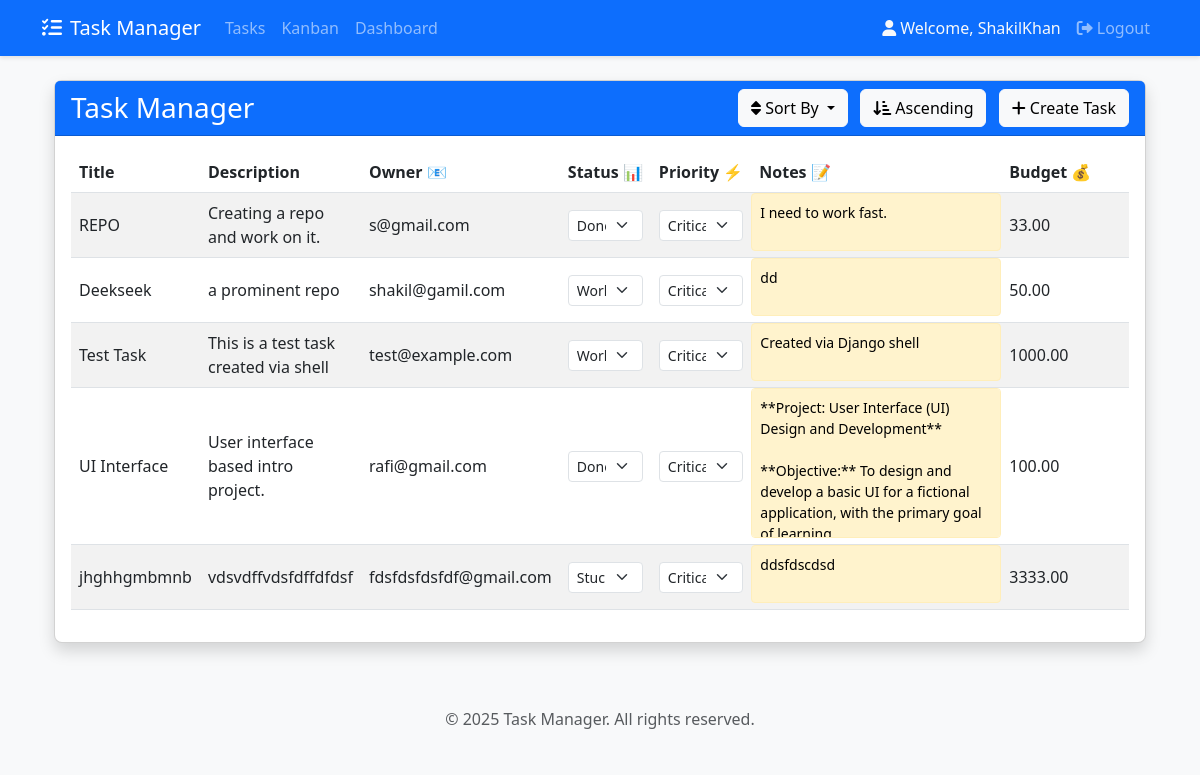
Before: /tasks/ (signed in) with the older database file.
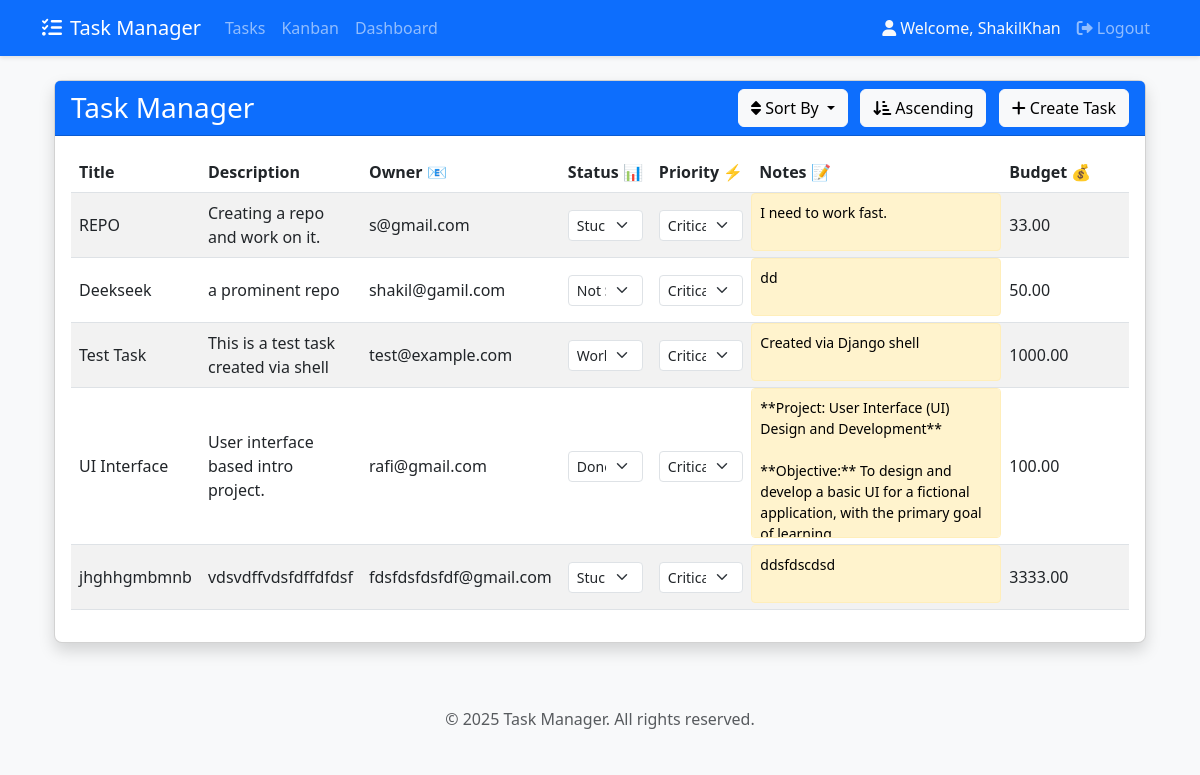
After: the same page with the newer database file.
### tasks/models.py (models this page shows, shortened)
class Task(models.Model):
    STATUS_CHOICES = [
        ('not_started', 'Not Started'),
        ('working', 'Working on it'),
        ('stuck', 'Stuck'),
        ('done', 'Done')
    ]
    PRIORITY_CHOICES = [
        ('critical', 'Critical'),
        ('high', 'High'),
        ('medium', 'Medium'),
        ('low', 'Low')
    ]
    title = models.CharField(max_length=255)
    description = models.TextField()
    owner = models.EmailField()  # Assign tasks via email
    user = models.ForeignKey(User, on_delete=models.CASCADE, related_name='user_tasks')  # Link task to user
    status = models.CharField(max_length=20, choices=STATUS_CHOICES, default='not_started')
    priority = models.CharField(max_length=10, choices=PRIORITY_CHOICES, default='medium')
    notes = models.TextField(blank=True, null=True)
    budget = models.DecimalField(max_digits=10, decimal_places=2, blank=True, null=True)
    file = models.FileField(upload_to='task_files/', blank=True, null=True)
    start_date = models.DateField()
    end_date = models.DateField()
    last_updated = models.DateTimeField(auto_now=True)
    class Meta:
        ordering = ['-last_updated']

### tasks/views.py (the view, shortened to what this page needs)
# urls.py: path('tasks/', views.task_list, name='task_list'),
@login_required
def task_list(request):
    sort_by = request.GET.get('sort_by', 'id')
    sort_order = request.GET.get('sort_order', 'asc')
    print(f"Sorting by: {sort_by}, Order: {sort_order}")
    tasks_queryset = Task.objects.filter(user=request.user)
    valid_columns = ['id', 'title', 'status', 'priority', 'budget', 'start_date', 'end_date', 'last_updated']
    if sort_by not in valid_columns:
        print(f"Invalid sort_by: {sort_by}, defaulting to 'id'")
        sort_by = 'id'
    if sort_order not in ['asc', 'desc']:
        print(f"Invalid sort_order: {sort_order}, defaulting to 'asc'")
        sort_order = 'asc'
    if sort_by == 'status':
        status_order = []
        for status_choice in Task.STATUS_CHOICES:
            status_order.append(status_choice[0])
        from django.db.models import Case, When, IntegerField
        status_ordering = Case(
            *[When(status=status, then=idx) for idx, status in enumerate(status_order)],
            output_field=IntegerField()
        )
        if sort_order == 'asc':
            tasks_queryset = tasks_queryset.annotate(status_order=status_ordering).order_by('status_order')
        else:
            tasks_queryset = tasks_queryset.annotate(status_order=status_ordering).order_by('-status_order')
    else:
        order_field = sort_by if sort_order == 'asc' else f'-{sort_by}'
        tasks_queryset = tasks_queryset.order_by(order_field)
    tasks = list(tasks_queryset.values())
    print(f"Found {len(tasks)} tasks for user {request.user.username} after sorting")
    context = {
        'tasks': tasks,
        'status_choices': Task.STATUS_CHOICES,
        'priority_choices': Task.PRIORITY_CHOICES,
        'current_sort': sort_by,
        'current_order': sort_order
    }
    return render(request, 'tasks/task_list.html', context)

### tasks/templates/tasks/task_list.html (shortened to what this page needs)
{% extends "base.html" %}
{% block content %}
<div class="container-fluid mt-4">
    <div class="card shadow">
        <div class="card-header bg-primary text-white d-flex justify-content-between align-items-center">
            <h3 class="card-title mb-0">Task Manager</h3>
            <div>
                <div class="btn-group me-2">
                    <button type="button" class="btn btn-light dropdown-toggle" data-bs-toggle="dropdown" aria-expanded="false">
                        <i class="fas fa-sort"></i> Sort By
                    </button>
                </div>
                <div class="btn-group">
                    <button type="button" class="btn btn-light" id="sortOrderBtn" data-order="asc">
                    </button>
                </div>
                <button type="button" class="btn btn-light ms-2" data-bs-toggle="modal" data-bs-target="#createTaskModal">
                    <i class="fas fa-plus"></i> Create Task
                </button>
            </div>
        </div>
        <div class="card-body">
            <div class="table-responsive">
                <table class="table table-hover table-striped" id="taskTable">
                    <thead class="thead-dark">
                        <tr>
                            <th scope="col">Title</th>
                            <th scope="col">Description</th>
                            <th scope="col">Owner 📧</th>
                            <th scope="col">Status 📊</th>
                            <th scope="col">Priority ⚡</th>
                            <th scope="col">Notes 📝</th>
                            <th scope="col">Budget 💰</th>
                            <th scope="col">Start Date 📅</th>
                        </tr>
                    </thead>
                    <tbody>
                        {% for task in tasks %}
                        <tr data-task-id="{{ task.id }}" class="align-middle">
                            <td contenteditable="true" class="editable" data-field="title">{{ task.title }}</td>
                            <td contenteditable="true" class="editable" data-field="description">{{ task.description }}</td>
                            <td contenteditable="true" class="editable" data-field="owner">{{ task.owner }}</td>
                            <td>
                                <select class="form-select form-select-sm status-select" data-field="status">
                                    {% for value, label in status_choices %}
                                    <option value="{{ value }}" {% if task.status == value %}selected{% endif %}>{{ label }}</option>
                                    {% endfor %}
                                </select>
                            </td>
                            <td>
                                <select class="form-select form-select-sm priority-select" data-field="priority">
                                    {% for value, label in priority_choices %}
                                    <option value="{{ value }}" {% if task.status == value %}selected{% endif %}>{{ label }}</option>
                                    {% endfor %}
                                </select>
                            </td>
                            <td class="notes-cell">
                                <textarea class="notes-content editable" data-field="notes">{{ task.notes }}</textarea>
                            </td>
                            <td contenteditable="true" class="editable" data-field="budget">{{ task.budget }}</td>
                            <td><input type="date" class="form-control form-control-sm date-input" data-field="start_date" value="{{ task.start_date|date:'Y-m-d' }}"></td>
                        </tr>
                        {% endfor %}
                    </tbody>
                </table>
            </div>
        </div>
    </div>
</div>
<link href="https://cdnjs.cloudflare.com/ajax/libs/font-awesome/6.0.0/css/all.min.css" rel="stylesheet">
{% endblock %}

Changed rows visible on the page:
changed Task "REPO": status "Done" → "Stuck"
changed Task "Deekseek": status "Working on it" → "Not Started"
